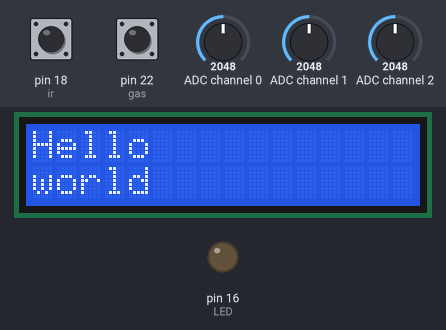
This program was run on a simulated Raspberry Pi (header pin numbers). Shown: 16×2 character LCD, output pins drawn as LEDs (lit = HIGH). Inputs (shaded band) come from the test bench; at power-on: pin 18 (ir) HIGH, pin 22 (gas) HIGH, ADC channel 0 = 2048, ADC channel 1 = 2048, ADC channel 2 = 2048 (analog values on the 0–4095 scale). Threads take turns every 2 ms; pins used as bus, display or sensor lines are not drawn; what the program prints to the terminal is not drawn.

Above: at 0.3 s.

The program:

python_adc.py
```python
import RPi.GPIO as GPIO
import time
import threading
from mcp3208 import MCP3208
#GPIO.cleanup()
LED=16
ir=18
sw=8
gas=22

rs=3
en=5

d0=36
d1=38
d2=40
d3=11
d4=29
d5=31
d6=33
d7=35

#GPIO.setmode(GPIO.BCM)
GPIO.setwarnings(False)
GPIO.setmode(GPIO.BOARD)

GPIO.setup(LED, GPIO.OUT)
GPIO.setup(ir, GPIO.IN)
GPIO.setup(gas, GPIO.IN)
GPIO.setup(d0, GPIO.OUT)
GPIO.setup(d1, GPIO.OUT)
GPIO.setup(d2, GPIO.OUT)
GPIO.setup(d3, GPIO.OUT)
GPIO.setup(d4, GPIO.OUT)
GPIO.setup(d5, GPIO.OUT)
GPIO.setup(d6, GPIO.OUT)
GPIO.setup(d7, GPIO.OUT)
GPIO.setup(rs, GPIO.OUT)
GPIO.setup(en, GPIO.OUT)


# change these as desired - they're the pins connected from the
# SPI port on the ADC to the Cobbler
SPICLK = 23
SPIMISO = 21
SPIMOSI = 19
SPICS = 24

# set up the SPI interface pins
GPIO.setup(SPIMOSI, GPIO.OUT)
GPIO.setup(SPIMISO, GPIO.IN)
GPIO.setup(SPICLK, GPIO.OUT)
GPIO.setup(SPICS, GPIO.OUT)


# read SPI data from MCP3008 chip, 8 possible adc's (0 thru 7)
def readadc(adcnum, clockpin, mosipin, misopin, cspin):
        if ((adcnum > 7) or (adcnum < 0)):
                return -1
        GPIO.output(cspin, True)

        GPIO.output(clockpin, False)  # start clock low
        GPIO.output(cspin, False)     # bring CS low

        commandout = adcnum
        commandout |= 0x18  # start bit + single-ended bit
        commandout <<= 3    # we only need to send 5 bits here
        for i in range(5):
                if (commandout & 0x80):
                        GPIO.output(mosipin, True)
                else:
                        GPIO.output(mosipin, False)
                commandout <<= 1
                GPIO.output(clockpin, True)
                GPIO.output(clockpin, False)

        adcout = 0
        # read in one empty bit, one null bit and 10 ADC bits
        for i in range(14):
                GPIO.output(clockpin, True)
                GPIO.output(clockpin, False)
                adcout <<= 1
                if (GPIO.input(misopin)):
                        adcout |= 0x1

        GPIO.output(cspin, True)

        adcout >>= 1       # first bit is 'null' so drop it
        return adcout


def lcd_cmd(cmd):
    #cmd=ord(cmd)
    #print(cmd)
    GPIO.output(rs, GPIO.LOW)
    GPIO.output(d0, GPIO.LOW)
    GPIO.output(d1, GPIO.LOW)
    GPIO.output(d2, GPIO.LOW)
    GPIO.output(d3, GPIO.LOW)
    GPIO.output(d4, GPIO.LOW)
    GPIO.output(d5, GPIO.LOW)
    GPIO.output(d6, GPIO.LOW)
    GPIO.output(d7, GPIO.LOW)

    if(cmd & 0x01==0x01):
        GPIO.output(d0, GPIO.HIGH)
    if(cmd & 0x02==0x02):
        GPIO.output(d1, GPIO.HIGH)
    if(cmd & 0x04==0x04):
        GPIO.output(d2, GPIO.HIGH)
    if(cmd & 0x08==0x08):
        GPIO.output(d3, GPIO.HIGH)
    if(cmd & 0x10==0x10):
       GPIO.output(d4, GPIO.HIGH)
    if(cmd & 0x20==0x20):
       GPIO.output(d5, GPIO.HIGH)
    if(cmd & 0x40==0x40):
        GPIO.output(d6, GPIO.HIGH)
    if(cmd & 0x80==0x80):
        GPIO.output(d7, GPIO.HIGH)

    time.sleep(0.005)
    GPIO.output(en, GPIO.LOW)
    time.sleep(0.005)
    time.sleep(0.0005)
    GPIO.output(en, GPIO.HIGH)


def lcd_data(cmd):
    cmd=ord(cmd)
    #print(cmd)
    GPIO.output(rs, GPIO.HIGH)
    GPIO.output(d0, GPIO.LOW)
    GPIO.output(d1, GPIO.LOW)
    GPIO.output(d2, GPIO.LOW)
    GPIO.output(d3, GPIO.LOW)
    GPIO.output(d4, GPIO.LOW)
    GPIO.output(d5, GPIO.LOW)
    GPIO.output(d6, GPIO.LOW)
    GPIO.output(d7, GPIO.LOW)

    if(cmd & 0x01==0x01):
        GPIO.output(d0, GPIO.HIGH)
    if(cmd & 0x02==0x02):
        GPIO.output(d1, GPIO.HIGH)
    if(cmd & 0x04==0x04):
        GPIO.output(d2, GPIO.HIGH)
    if(cmd & 0x08==0x08):
        GPIO.output(d3, GPIO.HIGH)
    if(cmd & 0x10==0x10):
       GPIO.output(d4, GPIO.HIGH)
    if(cmd & 0x20==0x20):
       GPIO.output(d5, GPIO.HIGH)
    if(cmd & 0x40==0x40):
        GPIO.output(d6, GPIO.HIGH)
    if(cmd & 0x80==0x80):
        GPIO.output(d7, GPIO.HIGH)

    time.sleep(0.0005)
    GPIO.output(en, GPIO.LOW)
    time.sleep(0.0005)
    time.sleep(0.0005)
    GPIO.output(en, GPIO.HIGH)


def lcd_ini():
  lcd_cmd(0x30)
  lcd_cmd(0x30)
  lcd_cmd(0x30)
  lcd_cmd(0x33)
  lcd_cmd(0x38)
  lcd_cmd(0x06)
  lcd_cmd(0x0C)
  lcd_cmd(0x01)
  time.sleep(0.0005)

##def lcd_string(*c):
##    i=0
##    for i in range(c[i]!='\0'):
##        lcd_data(c[i])

def lcd_string(c):
      l=len(c)
      #print(c)

      for i in range(l):
          lcd_data(c[i])

def thread_function1():
    while True:
        x= readadc(0, SPICLK, SPIMOSI, SPIMISO, SPICS)


        y = readadc(1, SPICLK, SPIMOSI, SPIMISO, SPICS)
        #print (" P1 %s " % (y))

        z = readadc(2, SPICLK, SPIMOSI, SPIMISO, SPICS)
        #print( " P2 %s " % (z))
        print ((" x %s " % (x)),(" y %s " % (y)),(" z %s " % (z)))

        time.sleep(2)

##        pdiff = readadc(3, SPICLK, SPIMOSI, SPIMISO, SPICS)
##        print (" P3 %s " % (pdiff))
##
##        pdiff = readadc(4, SPICLK, SPIMOSI, SPIMISO, SPICS)
##        print (" P4 %s " % (pdiff))
##
##
##        pdiff = readadc(5, SPICLK, SPIMOSI, SPIMISO, SPICS)
##        print (" P5 %s " % (pdiff))
##
##        pdiff = readadc(6, SPICLK, SPIMOSI, SPIMISO, SPICS)
##        print (" P6 %s " % (pdiff))
##
##        pdiff = readadc(7, SPICLK, SPIMOSI, SPIMISO, SPICS)
##        print( " P7 %s " % (pdiff))
##        GPIO.output(LED, GPIO.HIGH)
        #print("led on")
##        time.sleep(0.05)
##        GPIO.output(LED, GPIO.LOW)


def thread_function2():
    while True:
        gas_val=GPIO.input(gas)
        #print(gas_val)
        if gas_val== 0:
            #print('Gas detected')
            time.sleep(0.5)

def thread_function3():
    while True:
        ir_val=GPIO.input(ir)
        #print(ir_val)
        if ir_val== 0:
            #print('IR detected')
            time.sleep(0.5)


adc = MCP3208()
lcd_ini()
# Infinite loop

thread1= threading.Thread(target=thread_function1)# args=(1,))

thread2= threading.Thread(target=thread_function2)

thread3= threading.Thread(target=thread_function3)


thread1.start()
thread2.start()
thread3.start()


while True:
    lcd_cmd(0x01)
    lcd_string("Hello")

    lcd_cmd(0xc0)
    lcd_string("world")
    time.sleep(1)


##    gas_val=GPIO.input(gas)
##    ir_val=GPIO.input(ir)
##    if gas_val== 0:
##        # Turn off
##        GPIO.output(LED, GPIO.HIGH)
##        print('Gas detected')
##        time.sleep(0.5)
##    elif ir_val==0:
##        # Turn on
##        GPIO.output(LED, GPIO.HIGH)
##        print('ir detected')
##        time.sleep(0.5)
```

Measured:
- what the display in image 0 shows lasts 1.1 s, from 0.2 s to 1.3 s
